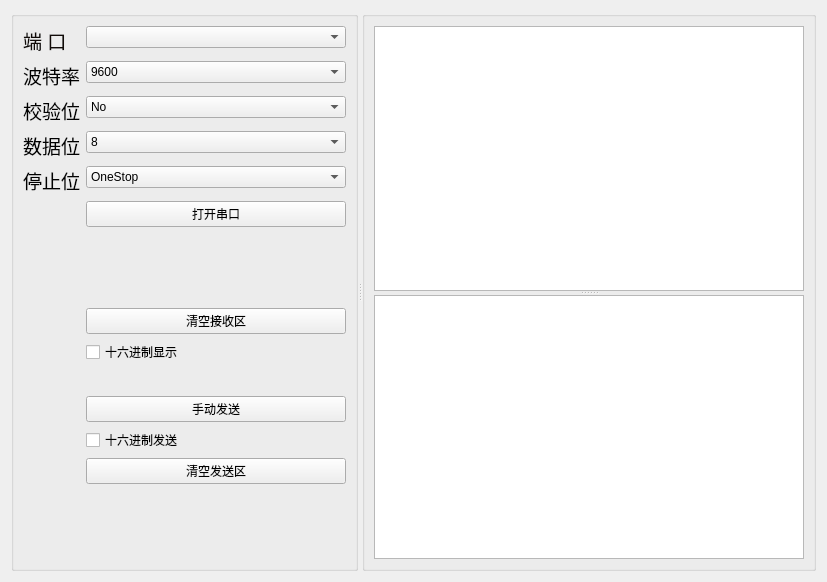
<?xml version="1.0" encoding="UTF-8"?>
<ui version="4.0">
 <class>Form</class>
 <widget class="QWidget" name="Form">
  <property name="geometry">
   <rect>
    <x>0</x>
    <y>0</y>
    <width>827</width>
    <height>582</height>
   </rect>
  </property>
  <property name="windowTitle">
   <string>串口调节助手</string>
  </property>
  <layout class="QGridLayout" name="gridLayout_4">
   <item row="0" column="0">
    <layout class="QGridLayout" name="gridLayout">
     <item row="0" column="0">
      <widget class="QSplitter" name="splitter_2">
       <property name="orientation">
        <enum>Qt::Horizontal</enum>
       </property>
       <widget class="QGroupBox" name="groupBox">
        <property name="title">
         <string/>
        </property>
        <layout class="QGridLayout" name="gridLayout_2">
         <item row="0" column="0">
          <layout class="QFormLayout" name="formLayout">
           <item row="0" column="0">
            <widget class="QLabel" name="label">
             <property name="minimumSize">
              <size>
               <width>0</width>
               <height>0</height>
              </size>
             </property>
             <property name="text">
              <string>&lt;html&gt;&lt;head/&gt;&lt;body&gt;&lt;p&gt;&lt;span style=&quot; font-size:14pt; color:#110b08;&quot;&gt;端 口&lt;/span&gt;&lt;/p&gt;&lt;/body&gt;&lt;/html&gt;</string>
             </property>
            </widget>
           </item>
           <item row="0" column="1">
            <widget class="QComboBox" name="comboBoxPort"/>
           </item>
           <item row="1" column="0">
            <widget class="QLabel" name="label_2">
             <property name="text">
              <string>&lt;html&gt;&lt;head/&gt;&lt;body&gt;&lt;p&gt;&lt;span style=&quot; font-size:14pt;&quot;&gt;波特率&lt;/span&gt;&lt;/p&gt;&lt;/body&gt;&lt;/html&gt;</string>
             </property>
            </widget>
           </item>
           <item row="1" column="1">
            <widget class="QComboBox" name="comboBoxBaud">
             <property name="currentIndex">
              <number>3</number>
             </property>
             <item>
              <property name="text">
               <string>1200</string>
              </property>
             </item>
             <item>
              <property name="text">
               <string>2400</string>
              </property>
             </item>
             <item>
              <property name="text">
               <string>4800</string>
              </property>
             </item>
             <item>
              <property name="text">
               <string>9600</string>
              </property>
             </item>
             <item>
              <property name="text">
               <string>19200</string>
              </property>
             </item>
             <item>
              <property name="text">
               <string>38400</string>
              </property>
             </item>
             <item>
              <property name="text">
               <string>57600</string>
              </property>
             </item>
             <item>
              <property name="text">
               <string>115200</string>
              </property>
             </item>
            </widget>
           </item>
           <item row="2" column="0">
            <widget class="QLabel" name="label_3">
             <property name="text">
              <string>&lt;html&gt;&lt;head/&gt;&lt;body&gt;&lt;p&gt;&lt;span style=&quot; font-size:14pt;&quot;&gt;校验位&lt;/span&gt;&lt;/p&gt;&lt;/body&gt;&lt;/html&gt;</string>
             </property>
            </widget>
           </item>
           <item row="2" column="1">
            <widget class="QComboBox" name="comboBoxParity">
             <item>
              <property name="text">
               <string>No</string>
              </property>
             </item>
             <item>
              <property name="text">
               <string>Even</string>
              </property>
             </item>
             <item>
              <property name="text">
               <string>Odd</string>
              </property>
             </item>
             <item>
              <property name="text">
               <string>Space</string>
              </property>
             </item>
             <item>
              <property name="text">
               <string>Mark</string>
              </property>
             </item>
             <item>
              <property name="text">
               <string>Unknown</string>
              </property>
             </item>
            </widget>
           </item>
           <item row="3" column="0">
            <widget class="QLabel" name="label_4">
             <property name="text">
              <string>&lt;html&gt;&lt;head/&gt;&lt;body&gt;&lt;p&gt;&lt;span style=&quot; font-size:14pt;&quot;&gt;数据位&lt;/span&gt;&lt;/p&gt;&lt;/body&gt;&lt;/html&gt;</string>
             </property>
            </widget>
           </item>
           <item row="3" column="1">
            <widget class="QComboBox" name="comboBoxData">
             <property name="currentIndex">
              <number>3</number>
             </property>
             <item>
              <property name="text">
               <string>5</string>
              </property>
             </item>
             <item>
              <property name="text">
               <string>6</string>
              </property>
             </item>
             <item>
              <property name="text">
               <string>7</string>
              </property>
             </item>
             <item>
              <property name="text">
               <string>8</string>
              </property>
             </item>
            </widget>
           </item>
           <item row="4" column="0">
            <widget class="QLabel" name="label_5">
             <property name="text">
              <string>&lt;html&gt;&lt;head/&gt;&lt;body&gt;&lt;p&gt;&lt;span style=&quot; font-size:14pt;&quot;&gt;停止位&lt;/span&gt;&lt;/p&gt;&lt;/body&gt;&lt;/html&gt;</string>
             </property>
            </widget>
           </item>
           <item row="4" column="1">
            <widget class="QComboBox" name="comboBoxStop">
             <item>
              <property name="text">
               <string>OneStop</string>
              </property>
             </item>
             <item>
              <property name="text">
               <string>OneAndHalfStop</string>
              </property>
             </item>
             <item>
              <property name="text">
               <string>TwoStop</string>
              </property>
             </item>
             <item>
              <property name="text">
               <string>UnknownStopBits</string>
              </property>
             </item>
            </widget>
           </item>
           <item row="5" column="1">
            <widget class="QPushButton" name="buttonConnect">
             <property name="text">
              <string>打开串口</string>
             </property>
            </widget>
           </item>
           <item row="6" column="1">
            <spacer name="verticalSpacer">
             <property name="orientation">
              <enum>Qt::Vertical</enum>
             </property>
             <property name="sizeHint" stdset="0">
              <size>
               <width>20</width>
               <height>60</height>
              </size>
             </property>
            </spacer>
           </item>
           <item row="7" column="1">
            <widget class="QPushButton" name="pushButton_2">
             <property name="text">
              <string>清空接收区</string>
             </property>
            </widget>
           </item>
           <item row="8" column="1">
            <widget class="QCheckBox" name="checkBoxHexView">
             <property name="text">
              <string>十六进制显示</string>
             </property>
            </widget>
           </item>
           <item row="10" column="1">
            <widget class="QPushButton" name="buttonSend">
             <property name="text">
              <string>手动发送</string>
             </property>
            </widget>
           </item>
           <item row="11" column="1">
            <widget class="QCheckBox" name="checkBoxHexSend">
             <property name="text">
              <string>十六进制发送</string>
             </property>
            </widget>
           </item>
           <item row="13" column="1">
            <spacer name="verticalSpacer_3">
             <property name="orientation">
              <enum>Qt::Vertical</enum>
             </property>
             <property name="sizeHint" stdset="0">
              <size>
               <width>20</width>
               <height>40</height>
              </size>
             </property>
            </spacer>
           </item>
           <item row="12" column="1">
            <widget class="QPushButton" name="pushButton_3">
             <property name="text">
              <string>清空发送区</string>
             </property>
            </widget>
           </item>
           <item row="9" column="1">
            <spacer name="horizontalSpacer">
             <property name="orientation">
              <enum>Qt::Horizontal</enum>
             </property>
             <property name="sizeHint" stdset="0">
              <size>
               <width>40</width>
               <height>20</height>
              </size>
             </property>
            </spacer>
           </item>
          </layout>
         </item>
        </layout>
       </widget>
       <widget class="QGroupBox" name="groupBox_2">
        <property name="title">
         <string/>
        </property>
        <layout class="QGridLayout" name="gridLayout_3">
         <item row="0" column="0">
          <widget class="QSplitter" name="splitter">
           <property name="orientation">
            <enum>Qt::Vertical</enum>
           </property>
           <widget class="QTextBrowser" name="textBrowser"/>
           <widget class="QPlainTextEdit" name="plainTextEdit"/>
          </widget>
         </item>
        </layout>
       </widget>
      </widget>
     </item>
    </layout>
   </item>
  </layout>
 </widget>
 <tabstops>
  <tabstop>textBrowser</tabstop>
  <tabstop>plainTextEdit</tabstop>
 </tabstops>
 <resources/>
 <connections>
  <connection>
   <sender>pushButton_2</sender>
   <signal>clicked()</signal>
   <receiver>textBrowser</receiver>
   <slot>clear()</slot>
   <hints>
    <hint type="sourcelabel">
     <x>249</x>
     <y>288</y>
    </hint>
    <hint type="destinationlabel">
     <x>428</x>
     <y>229</y>
    </hint>
   </hints>
  </connection>
  <connection>
   <sender>pushButton_3</sender>
   <signal>clicked()</signal>
   <receiver>plainTextEdit</receiver>
   <slot>clear()</slot>
   <hints>
    <hint type="sourcelabel">
     <x>188</x>
     <y>421</y>
    </hint>
    <hint type="destinationlabel">
     <x>301</x>
     <y>400</y>
    </hint>
   </hints>
  </connection>
 </connections>
</ui>
